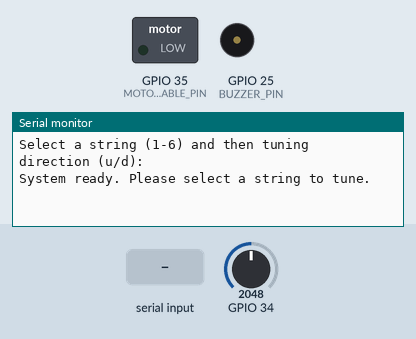
Simulated run of this sketch. Board: ESP32. Shown: switched loads named in the sketch (green lamp = pin HIGH), buzzer (waves = sounding, pin HIGH), the last lines printed to the serial monitor. Inputs (shaded band) come from the test bench; at power-on: GPIO 34 = 2048.

Above: at 1.2 s.
1.3 s: "u" received over Serial
At 1.9 s:
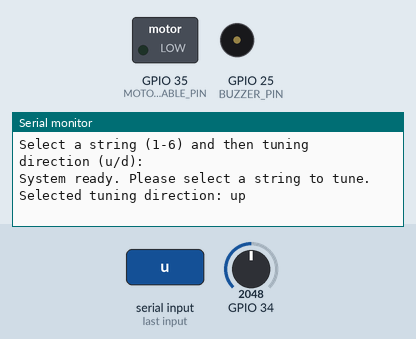
At 7.1 s:
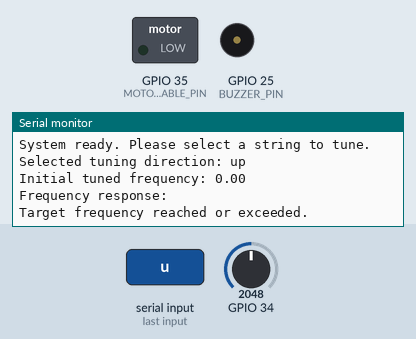

Measured:
- after the input at 1.3 s, the serial monitor: prints a new line at once (image 1)

The sketch:

system_idenfitication_code.ino
```cpp
#include <arduinoFFT.h>
#include <ESP_FlexyStepper.h>

#define SAMPLES 1024
#define SAMPLING_FREQUENCY 700
#define BUZZER_PIN 25

unsigned int samplingPeriod;
unsigned long microSeconds;

double vReal[SAMPLES];
double vImag[SAMPLES];
double averageSpectrum[SAMPLES / 2];

ArduinoFFT<double> FFT = ArduinoFFT<double>(vReal, vImag, SAMPLES, SAMPLING_FREQUENCY);

double expectedFrequencies[6] = {82.41, 110.00, 146.83, 196.00, 246.94, 329.63};
double frequencyThreshold = 60.0;
int stringToTune = -1;
bool tuneUp = true;  // Default tuning direction is up

// Stepper motor pins
const int MOTOR_STEP_PIN = 33;
const int MOTOR_DIRECTION_PIN = 32;
const int MOTOR_ENABLE_PIN = 35;

// Create stepper object
ESP_FlexyStepper stepper;

void setup() {
  Serial.begin(115200);
  pinMode(BUZZER_PIN, OUTPUT);
  samplingPeriod = round(1000000 * (1.0 / SAMPLING_FREQUENCY));
  Serial.println("Select a string (1-6) and then tuning direction (u/d):");

  // Initialize stepper motor
  stepper.connectToPins(MOTOR_STEP_PIN, MOTOR_DIRECTION_PIN);
  pinMode(MOTOR_ENABLE_PIN, OUTPUT);
  digitalWrite(MOTOR_ENABLE_PIN, LOW); // Disable by default

  stepper.setSpeedInStepsPerSecond(20); // Speed for system identification
  // Do not set acceleration

  Serial.println("System ready. Please select a string to tune.");
}

void loop() {
  if (Serial.available() > 0) {
    char input = Serial.read();
    if (input >= '1' && input <= '6') {
      stringToTune = input - '1';
      Serial.print("Selected string ");
      Serial.println(stringToTune + 1);
      delay(3000);  // Delay 3 seconds for positioning

      // Reference tone
      tone(BUZZER_PIN, 262, 1000);  // Tone duration 1 second
      delay(1000);  // Wait for tone to finish and collect samples

      Serial.println("Select tuning direction (u for up, d for down):");
    } else if (input == 'u' || input == 'd') {
      tuneUp = (input == 'u');
      Serial.print("Selected tuning direction: ");
      Serial.println(tuneUp ? "up" : "down");

      performSystemIdentification();
    }
  }
}

void performSystemIdentification() {
  double currentFrequency = measureFrequency();
  Serial.print("Initial tuned frequency: ");
  Serial.println(currentFrequency);

  Serial.println("Frequency response:");

  if (tuneUp) {
    while (currentFrequency < expectedFrequencies[stringToTune]) {
      digitalWrite(MOTOR_ENABLE_PIN, HIGH);
      stepper.moveRelativeInSteps(-20);  // Apply constant step input of 20 steps up
      digitalWrite(MOTOR_ENABLE_PIN, LOW);
      delay(500); // Wait for the system to settle

      currentFrequency = measureFrequency();
      Serial.print("Current frequency: ");
      Serial.println(currentFrequency);
    }
  } else {
    while (currentFrequency > expectedFrequencies[stringToTune]) {
      digitalWrite(MOTOR_ENABLE_PIN, HIGH);
      stepper.moveRelativeInSteps(20);  // Apply constant step input of 20 steps down
      digitalWrite(MOTOR_ENABLE_PIN, LOW);
      delay(500); // Wait for the system to settle

      currentFrequency = measureFrequency();
      Serial.print("Current frequency: ");
      Serial.println(currentFrequency);
    }
  }

  Serial.println("Target frequency reached or exceeded.");
}

double measureFrequency() {
  computeAverageSpectrum(3);
  return findPeakFrequency();
}

void computeAverageSpectrum(int numAverages) {
  for (int i = 0; i < SAMPLES / 2; i++) {
    averageSpectrum[i] = 0;
  }

  for (int n = 0; n < numAverages; n++) {
    readAnalogValues();

    FFT.dcRemoval(vReal, SAMPLES);
    FFT.windowing(vReal, SAMPLES, FFT_WIN_TYP_HAMMING, FFT_FORWARD);
    FFT.compute(vReal, vImag, SAMPLES, FFT_FORWARD);
    FFT.complexToMagnitude(vReal, vImag, SAMPLES);

    for (int i = 0; i < SAMPLES / 2; i++) {
      averageSpectrum[i] += vReal[i];
    }
  }

  for (int i = 0; i < SAMPLES / 2; i++) {
    averageSpectrum[i] /= numAverages;
  }
}

double findPeakFrequency() {
  double maxMagnitude = 0;
  int maxIndex = 0;

  for (int i = 1; i < SAMPLES / 2; ++i) {
    double currentFrequency = (i * 1.0 * SAMPLING_FREQUENCY) / SAMPLES;
    if (abs(currentFrequency - expectedFrequencies[stringToTune]) <= frequencyThreshold && averageSpectrum[i] > maxMagnitude) {
      maxMagnitude = averageSpectrum[i];
      maxIndex = i;
    }
  }

  return (maxIndex * 1.0 * SAMPLING_FREQUENCY) / SAMPLES;
}

void readAnalogValues() {
  for (int i = 0; i < SAMPLES; i++) {
    microSeconds = micros();
    vReal[i] = (analogRead(34) * 3.3 / 4096.0 - 1.65);
    vImag[i] = 0;
    while (micros() < (microSeconds + samplingPeriod)) {}
  }
}
```
